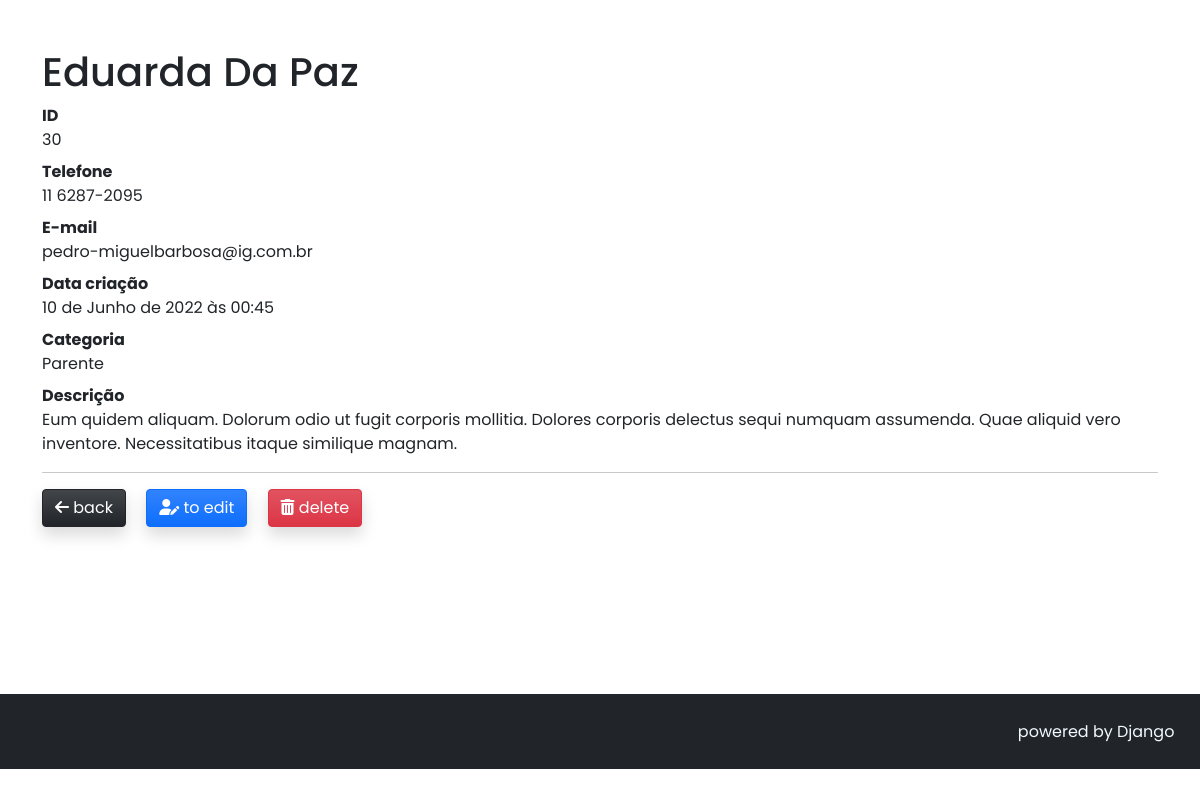
The app's page /agenda/contato/30/ with its own data.
### agenda/models.py (models this page shows, shortened)
class Contact(models.Model):
    first_name = models.CharField(max_length=30)
    last_name = models.CharField(max_length=30, blank=True, null=True)
    telephone = models.CharField(max_length=20)
    email = models.CharField(max_length=255, blank=True, null=True)
    created_in = models.DateTimeField(auto_now_add=True)
    description = models.TextField(blank=True, null=True)
    category = models.ForeignKey(
        Category, on_delete=models.SET_NULL, null=True, blank=True
    )
    profile_picture = models.ImageField(
        blank=True,
        upload_to='agenda/img/%Y/%m/%d'
    )
    to_show = models.BooleanField(default=True)

class Category(models.Model):
    name = models.CharField(max_length=60)
    def __str__(self):
        return self.name

### agenda/views.py (the view)
# urls.py: path('agenda/contato/<int:id_contact>/', views.contact, name='contact'),
def contact(request, id_contact):
    contact = get_object_or_404(Contact, id=id_contact)
    form = NewContactForm(instance=contact)
    return render(request, 'agenda/pages/contact.html', context={
            'contact': contact,
            'form': form
        }
    )

### agenda/templates/agenda/pages/contact.html (shortened to what this page needs)
{% extends 'global/base.html' %}
{% block content %}
<div class="container">
    <div class="row">
        <div class="col-lg-12">
            <div class="contact-name">
                <h1 class="mt-5">{{ contact.first_name | title }} {{ contact.last_name | title }}</h1>
            </div>
            <dl>
                <dt>ID</dt>
                <dd>{{ contact.id }}</dd>
                <dt>Telefone</dt>
                <dd>{{ contact.telephone }}</dd>
                <dt>E-mail</dt>
                <dd>{{ contact.email }}</dd>
                <dt>Data criação</dt>
                <dd>{{ contact.created_in }}</dd>
                <dt>Categoria</dt>
                <dd>{{ contact.category }}</dd>
                <dt>Descrição</dt>
                <dd>{{ contact.description | capfirst }}</dd>
                <dt>
                    <hr class="border-3 opacity-75">
                </dt>
                <dd>
                    <a class="btn btn-dark bg-gradient shadow" href="{% url 'agenda:home' %}" >
                        <i class="text-white fa-solid fa-arrow-left"></i>
                        <span class="text-white">back</span>
                    </a>
                    <button type="button" class="ms-3 btn btn-primary bg-gradient shadow" data-bs-toggle="modal" href="#exampleModalToggle" role="button">
                        <i class="text-dank fa-solid fa-user-pen"></i>
                        <span class="text-white">to edit</span>
                    </button>
                    <button type="button" class="btn btn-danger ms-3 bg-gradient shadow" data-bs-toggle="modal" data-bs-target="#exampleModal">
                        <i class="text-white fa-solid fa-trash-can"></i>
                        <span class="text-white">delete</span>
                    </button>
                </dd>
            </dl>
        </div>
    </div>
</div>
{% endblock content %}
{% block footer %}
<footer>
    <span>powered by Django</span>
</footer>
{% endblock footer %}

### base_static/global/css/style.css (style rules this page uses)
* { font-family: 'Poppins', sans-serif; font-weight: 400; }
footer { padding: 1.6rem; color:#f0f9ff; background-color: #212529; display: flex; justify-content: flex-end; position: relative; bottom: -151px; z-index: 10000; width: 100%; }

### records on screen
Contact: first_name "Eduarda", last_name "Da Paz", id "30", telephone "11 6287-2095", email "pedro-miguelbarbosa@ig.com.br", created_in "10 de Junho de 2022 às 00:45", category "Parente", description "Eum quidem aliquam. Dolorum odio ut fugit corporis mollitia. Dolores corporis delectus sequi numquam assumenda. Quae aliquid vero inventore. Necessitatibus itaque similique magnam."
